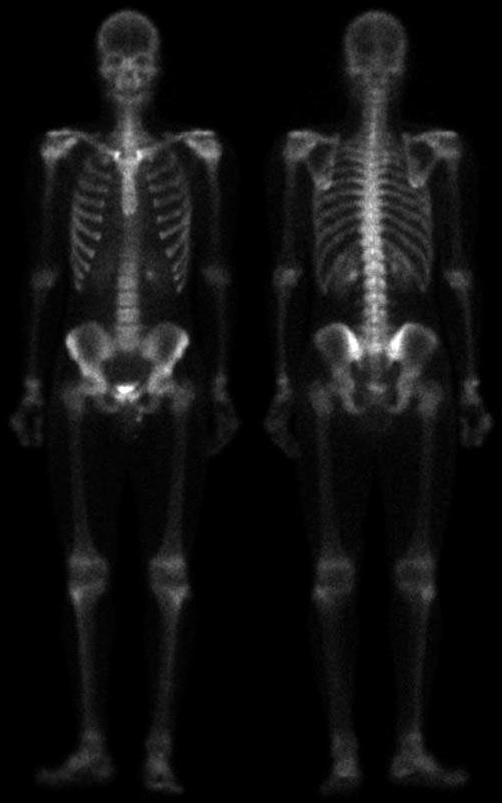
%> input picture week3/Fig0306(a)(bone-scan-GE).tif, 502 x 803 px
$ octave Ex3_02.m   (GNU Octave 9; MATLAB toolbox functions it lacks are replaced by stand-ins)
%> lines starting %> are read from the running program, lines starting %| are printed output that depends on the picture
clear all;
close all;
%% Logarithm Transformation
x = uint8(1:255);
c = 1;
gp1 = c*log(1+double(x));
gp2 = c*log2(1+double(x));
gp3 = c*log10(1+double(x));
figure(1);
plot(x,gp1, x,gp2, x,gp3);
legend('Natural Log', 'base-2 Log', 'base-10 Log');
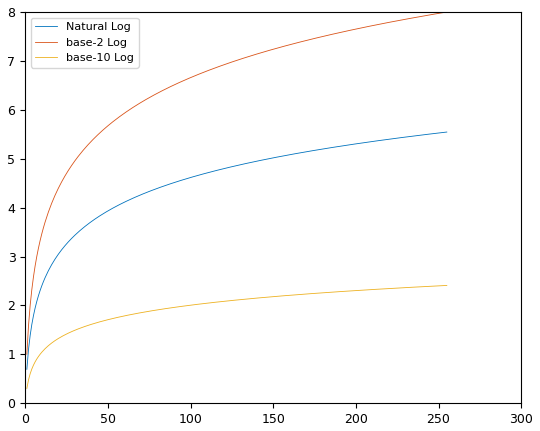
%> figure redrawn from the program's plot data; curve peaks at x = 255, y = 5.55; curve peaks at x = 255, y = 8; curve peaks at x = 255, y = 2.41

f = imread('Fig0306(a)(bone-scan-GE).tif');
%> f is the input picture: size 803x502 uint8; min 0, max 255, mean 17.1
g1 = c*log(1+double(f));
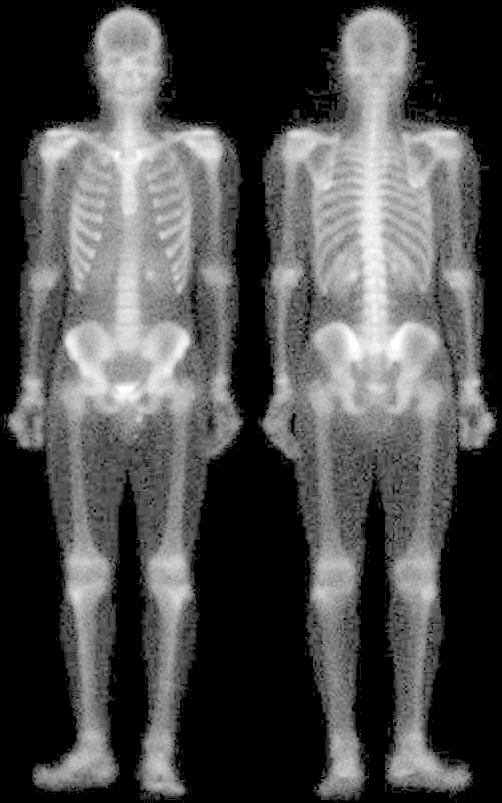
%> g1: size 803x502 double; min 0, max 5.55, mean 1.68; drawn with min black and max white
gs1 = im2uint8(mat2gray(g1));
% more base more white intensity (brightness)!
g2 = c*log2(1+double(f));
gs2 = im2uint8(mat2gray(g2));
g3 = c*log10(1+double(f));
gs3 = im2uint8(mat2gray(g3));

figure(2);
subplot(2,2,1); imshow(f);
subplot(2,2,2); imshow(gs1);
subplot(2,2,3); imshow(gs2);
subplot(2,2,4); imshow(gs3);

%% Constrast-Stretching Transformation
m = 150; % thresholding
E = 15; % Controlling the slope of the function
m = 128;
% eps = constant in MATLAB
G1 = 1./(1+(m./(double(x)+eps)).^5);
G2 = 1./(1+(m./(double(x)+eps)).^10);
G3 = 1./(1+(m./(double(x)+eps)).^E);
G4 = 1./(1+(m./(double(x)+eps)).^20);
figure(3);
plot(x,G1, x,G2, x,G3, x,G4);
legend('E=5', 'E=10', 'E=15', 'E=20');
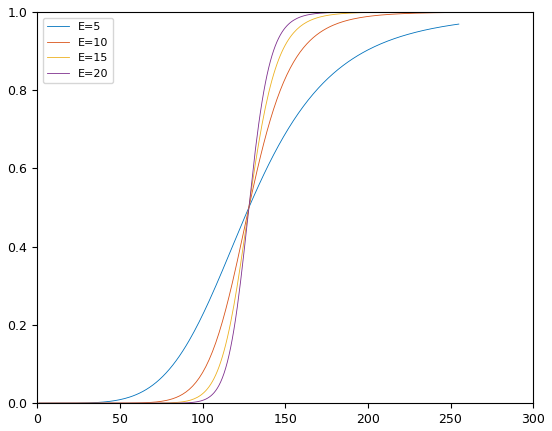
%> figure redrawn from the program's plot data; curve peaks at x = 255, y = 0.969; curve peaks at x = 255, y = 0.999; curve peaks at x = 255, y = 1

G1 = 1./(1+(m./(double(f)+eps)).^5);
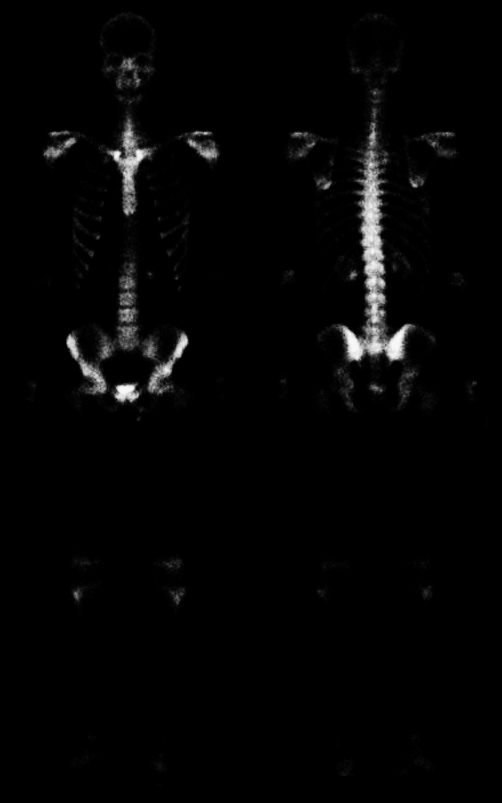
%> G1: size 803x502 double; min 1.57e-89, max 0.969, mean 0.0195
G2 = 1./(1+(m./(double(f)+eps)).^10);
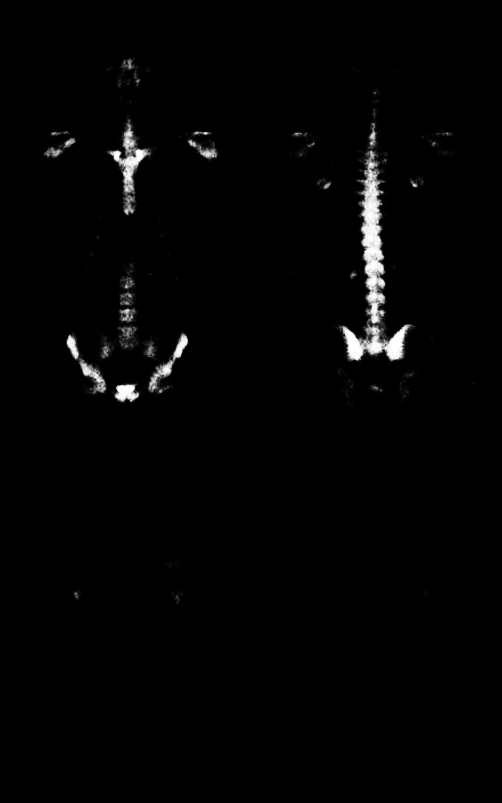
%> G2: size 803x502 double; min 2.47e-178, max 0.999, mean 0.0154
G3 = 1./(1+(m./(double(f)+eps)).^15);
G4 = 1./(1+(m./(double(f)+eps)).^20);

GS1 = im2uint8(mat2gray(G1));
GS2 = im2uint8(mat2gray(G2));
GS3 = im2uint8(mat2gray(G3));
GS4 = im2uint8(mat2gray(G4));
figure(4);
subplot(2,2,1); imshow(uint8(GS1));
subplot(2,2,2); imshow(uint8(GS2));
subplot(2,2,3); imshow(uint8(GS3));
subplot(2,2,4); imshow(uint8(GS4));
